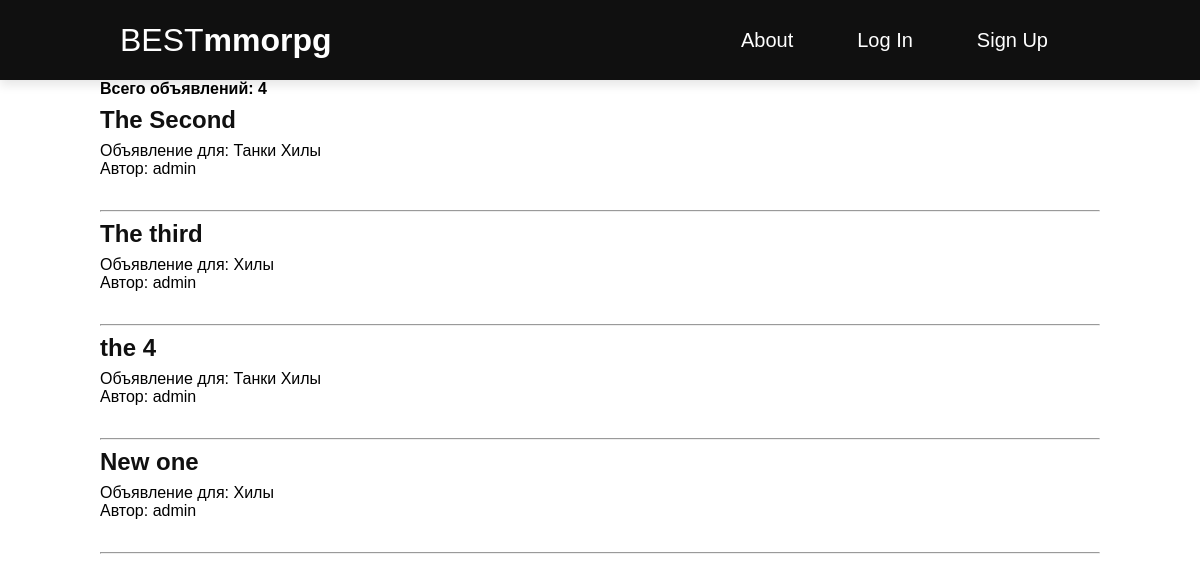
Before: / with the older database file.
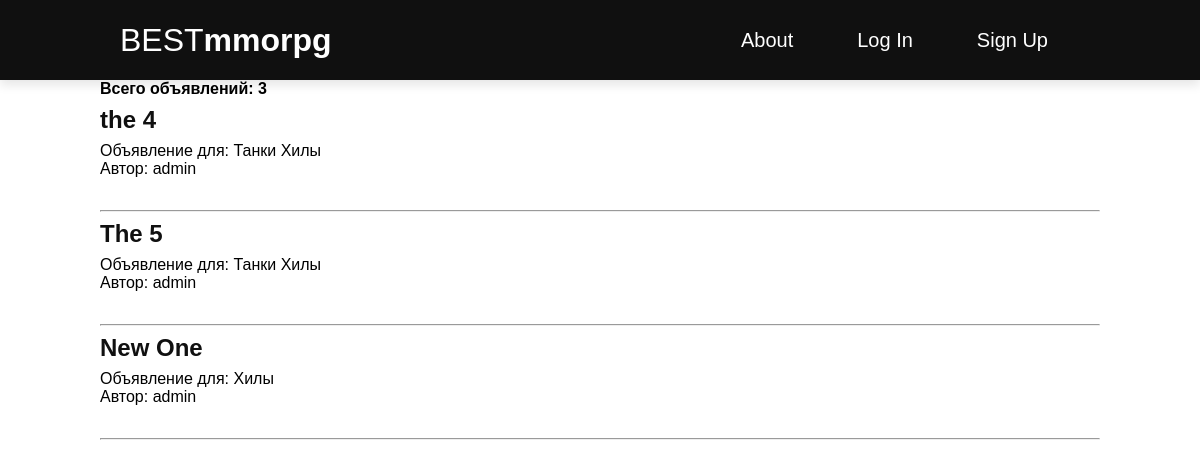
After: the same page with the newer database file.
### posts/models.py (models this page shows, shortened)
class Post(models.Model):
    author = models.ForeignKey(Author, on_delete=models.CASCADE)
    title = models.CharField(max_length=255)
    body = models.TextField()
    post_time = models.DateTimeField(auto_now_add=True)
    category = models.ManyToManyField(Category)

class Category(models.Model):
    name = models.CharField(max_length=255, unique=True)
    def __str__(self):
        return self.name

class Author(models.Model):
    user = models.OneToOneField(User, on_delete=models.CASCADE)
    def __str__(self):
        author_id = str(self.user.username)
        return author_id

### posts/views.py (the view)
# urls.py: path('', PostListView.as_view(), name='home'),
class PostListView(ListView):
    model = Post
    context_object_name = 'posts'
    template_name = 'posts/home.html'

### templates/posts/home.html (shortened to what this page needs)
{% extends 'base.html' %}
{% block content %}
    <h4>Всего объявлений: {{ posts|length }} </h4>
    {% for post in posts %}
        <div class="post-entry">
            <h2><a href="{% url 'post_detail' post.pk %}">{{ post.title }}</a></h2>
            <p>Объявление для: {% for category in post.category.all %}
                {{ category }}
            {% endfor %}</p>
            <p>Автор: {{ post.author }}</p>
        </div>
        <hr>
    {% endfor %}
{% endblock content %}

### templates/base.html (shortened to what this page needs)
<!DOCTYPE html>
<html lang="en">
<head>
    {% load static %}
    <link href="{% static 'css/style.css' %}" rel="stylesheet">
</head>
<body>
    <header>
        <a class='logo' href="{% url 'home' %}" title="Home page"><h1>BEST<span>mmorpg</span></h1></a>
        <nav>
            <ul class="navigation">
                <li class="nav_page">
                    <a class="item" href="/about/" title="about app">About</a>
                </li>
                {% if user.is_authenticated %}
                <li class="nav_page">
                    <a class="item" href="#">Account +</a>
                    <ul class="menu">
                        <li class="bar"><a class="secret" href="#" title="new post">New post</a></li>
                        <li class="bar"><a class="secret" href="{% url 'logout' %}" title="log out">Log out</a></li>
                    </ul>
                </li>
                {% else %}
                <li class="nav_page">
                    <a class="item" href="{% url 'login' %}" title="log in">Log In</a>
                </li>
                <li class="nav_page">
                    <a class="item" href="{% url 'signup' %}" title="sign up">Sign Up</a>
                </li>
                {% endif %}
            </ul>
        </nav>
    </header>
    <main>
        {% block content %}
        {% endblock content %}
    </main>
</body>
</html>

### static/css/style.css (style rules this page uses)
* { margin: 0; padding: 0; box-sizing: border-box; font-family: 'Source Sans Pro', sans-serif; text-decoration: none; }
header { box-shadow: 0 5px 10px rgba(0, 0, 0, .1); width: 100%; height: 80px; padding: 0 10%; background-color: #101010; display: flex; justify-content: space-between; align-items: center; z-index: 1000; }
.logo h1 { color: white; font-size: 32px; font-weight: 200; transition: 1s; }
.logo h1 span { font-weight: 800; }
nav { height: 100%; line-height: 100%; }
.navigation { list-style: none; }
.nav_page { position: relative; float: left; }
.item { font-size: 20px; padding: 32px; color: white; display: block; transition: .5s; }
main { width: 1000px; height: 100%; display: block; margin: 0 auto; }
.post-entry { margin-bottom: 2rem; }
.post-entry h2 { margin: 0.5rem 0; }
.post-entry h2 a, .post-entry h2 a:visited { color:#101010; }
.post-entry p { margin: 0; font-weight: 400; }

Changed rows visible on the page:
removed Post: title "The Second", author "admin", Category (name "Танки"), Category (name "Хилы")
removed Post: title "The third", author "admin", Category (name "Хилы")
removed Post: title "New one", author "admin", Category (name "Хилы")
added Post: title "The 5", author "admin", Category (name "Танки"), Category (name "Хилы")
added Post: title "New One", author "admin", Category (name "Хилы")
Other visible differences:
{{ posts|length }}: "4" → "3"
